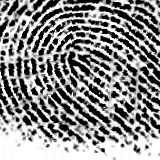
#> input picture image/fingerprint01.bmp, 160 x 160 px, found by its file name
$ jupyter execute --allow-errors 'Lab05강재훈 (1).ipynb'
#> lines starting #> are read from the running program, lines starting #| are printed output that depends on the picture; after the words box and inside, x2 and y2 are one past the last pixel; in counts of white or black regions, pixels touching at a corner belong together
https://colab.research.google.com/drive/19uzAnbgyTVdskz-3RFh8Kv5R7o9sq7zc?usp=drive_link

[cell 1]
import cv2
from google.colab.patches import cv2_imshow

import numpy as np
import matplotlib.pyplot as plt
import math

[cell 2]
img1_gray = cv2.imread("/content/drive/MyDrive/패턴인식/PR201910769/images/lane01.jpg", cv2.IMREAD_GRAYSCALE)
img2 = cv2.imread("/content/drive/MyDrive/패턴인식/PR201910769/images/lane01.jpg")
#> (the rest of this cell did not finish here and is left out)

[cell 3]
cv2_imshow(img1_gray)
#> (the rest of this cell did not finish here and is left out)

#> (a cell that did not finish here is left out)

[cell 5]
def ROI_selection(img, vertices):
  mask = np.zeros_like(img)
  cv2.fillPoly(mask, vertices, (255))
  return cv2.bitwise_and(img, mask)

#> (the rest of this cell did not finish here and is left out)

#> (a cell that did not finish here is left out)

#> (a cell that did not finish here is left out)

#> (a cell that did not finish here is left out)

#> (a cell that did not finish here is left out)

[cell 10]
from skimage.morphology import skeletonize
# 이미지 읽어서 1-channel을 갖는 그레이스케일 이미지로 변환

img = cv2.imread("/content/drive/MyDrive/패턴인식/PR201910769/images/fingerprint01.bmp")
#> img is the input picture: shape (160, 160, 3); min 0, max 255, mean 138.3

gray = cv2.cvtColor(img, cv2.COLOR_BGR2GRAY)


# 지문에 해당하는 부분이 255, 배경이 0이 되도록 이미지 화소값 반전

inverted_gray = 255 - gray
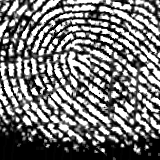
#> inverted_gray: shape (160, 160); min 0, max 255, mean 116.7


# 옵션1) OpenCV 패키지를 이용한 세선화 알고리즘

thinned_opencv = cv2.ximgproc.thinning(inverted_gray)  # thinningType 기본값: cv2.ximgproc.THINNING_ZHANGSUEN
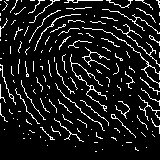
#> thinned_opencv: shape (160, 160); 10.1% white in thin lines or dots

"""

다음과 같이 thinning 알고리즘을 명시해 줄 수 있음 (기본값: cv2.ximgproc.THINNING_ZHANGSUEN)


opencv_ZHANGSUEN = cv2.ximgproc.thinning(inverted_gray, thinningType=cv2.ximgproc.THINNING_ZHANGSUEN)

opencv_GUOHALL = cv2.ximgproc.thinning(inverted_gray, thinningType=cv2.ximgproc.THINNING_GUOHALL)

"""


# 옵션2) scikit-image 패키지를 이용한 세선화 알고리즘

thinned_skimage = skeletonize(inverted_gray/255.0)
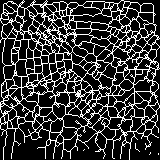
#> thinned_skimage: shape (160, 160) bool; 21.8% white in thin lines or dots

"""

주의) skeletonize()의 결과는 0.0~1.0 사이의 값으로 리턴되므로, 추후 이미지 처리 시 유의해야 함

다음과 같이 skeletonize 알고리즘을 명시해 줄 수 있음 (기본값: 'zhang')


thinned_skimage = skeletonize(inverted_gray/255.0, method='zhang')

thinned_skimage = skeletonize(inverted_gray/255.0, method='lee')

"""


# 결과 시각화

cv2_imshow(gray)

cv2_imshow(inverted_gray)

cv2_imshow(thinned_opencv)

cv2_imshow((thinned_skimage*255).astype('uint8'))

$ run again, with image/fingerprint02.bmp copied over image/fingerprint01.bmp
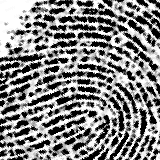
#> input picture image/fingerprint02.bmp, 160 x 160 px, found by its file name
#> img is the input picture: shape (160, 160, 3); min 0, max 255, mean 133.6
#> `thinned_opencv = cv2.ximgproc.thinning(inverted_gray)`:
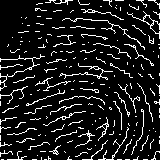
#> thinned_opencv: shape (160, 160); 11.1% white in thin lines or dots
#> `thinned_skimage = skeletonize(inverted_gray/255.0)`:
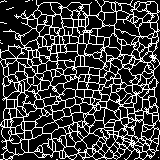
#> thinned_skimage: shape (160, 160) bool; 23.2% white in thin lines or dots

$ run again, with image/CTscan (1).jpg saved as image/fingerprint01.bmp
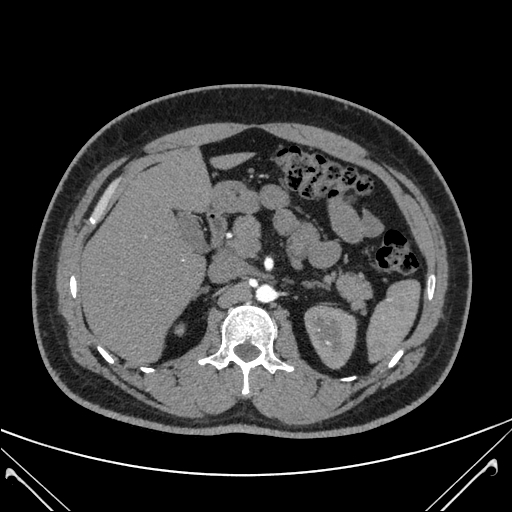
#> input picture image/CTscan (1).jpg, 512 x 512 px, found by its file name
#> img is the input picture: shape (512, 512, 3); min 0, max 255, mean 49.8
#> `thinned_opencv = cv2.ximgproc.thinning(inverted_gray)`:
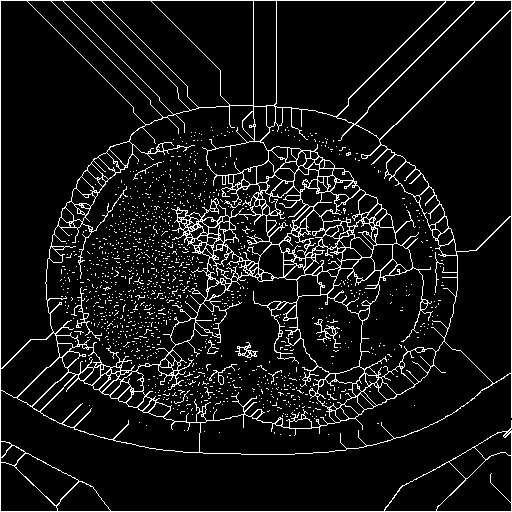
#> thinned_opencv: shape (512, 512); 8% white in thin lines or dots
#> `thinned_skimage = skeletonize(inverted_gray/255.0)`:
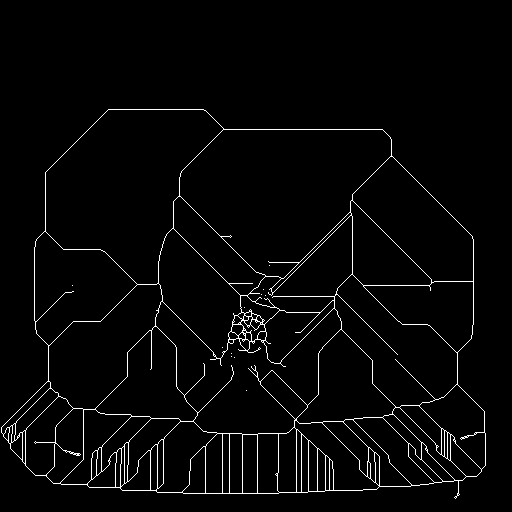
#> thinned_skimage: shape (512, 512) bool; 2.7% white in thin lines or dots, all inside (x1, y1, x2, y2) = (1, 109, 486, 499)
